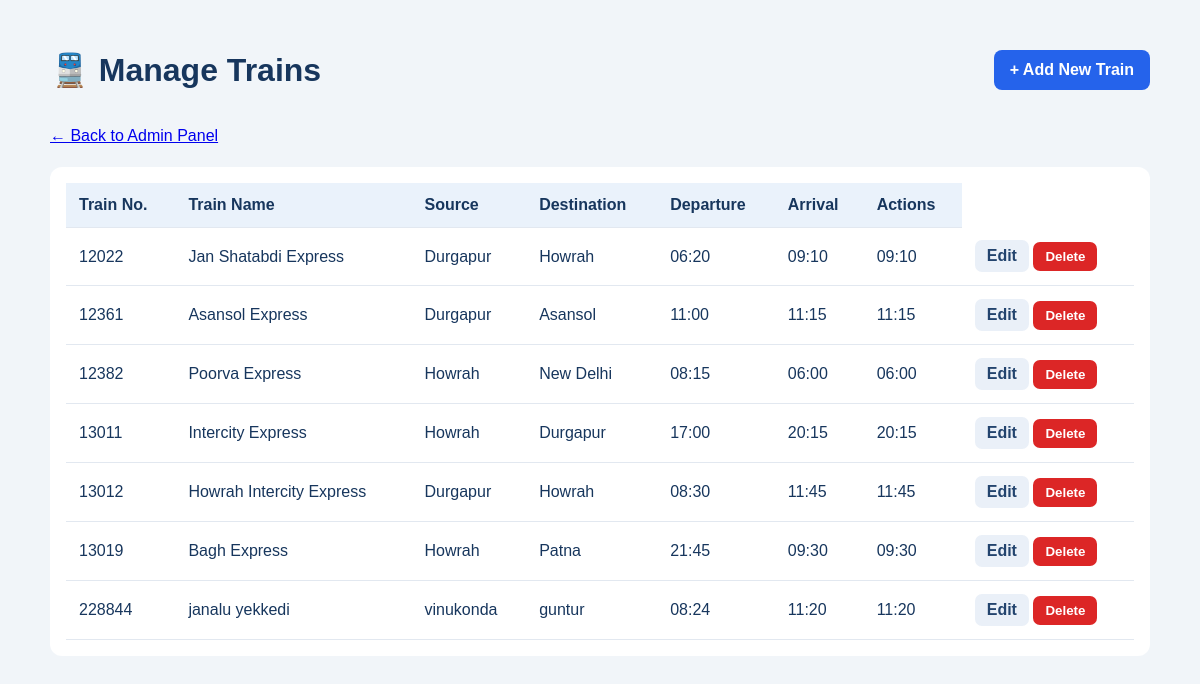
The app's page /admin/trains (signed in) with its own data.
### tables this page shows
CREATE TABLE trains (
                id INTEGER PRIMARY KEY AUTOINCREMENT,
                train_number TEXT NOT NULL UNIQUE,
                name TEXT NOT NULL,
                source TEXT NOT NULL,
                destination TEXT NOT NULL,
                departure_time TEXT NOT NULL,
                arrival_time TEXT NOT NULL
            , sleeper_seats INTEGER NOT NULL DEFAULT 0, ac3_seats INTEGER NOT NULL DEFAULT 0, ac2_seats INTEGER NOT NULL DEFAULT 0);

### app.py (the view)
@app.route("/admin/trains")
@admin_required
def admin_trains():
    with get_db_connection() as connection:
        trains = connection.execute("""
            SELECT id, train_number, name, source, destination,
                   departure_time, arrival_time
            FROM trains
            ORDER BY train_number
        """).fetchall()
    return render_template("admin_trains.html", trains=trains)

### app.py (called while the page is built)
def get_db_connection():
    connection = sqlite3.connect(DATABASE)
    connection.row_factory = sqlite3.Row
    connection.execute("PRAGMA foreign_keys = ON")
    return connection

@login_manager.user_loader
def load_user(user_id):
    with get_db_connection() as connection:
        row = connection.execute(
            "SELECT * FROM users WHERE id = ?",
            (user_id,)
        ).fetchone()
    if row is None:
        return None
    return User(
        row["id"],
        row["name"],
        row["email"],
        row["password_hash"]
    )

def admin_required(view):
    @wraps(view)
    @login_required
    def wrapped_view(*args, **kwargs):
        with get_db_connection() as connection:
            user = connection.execute(
                "SELECT role FROM users WHERE id = ?",
                (current_user.id,)
            ).fetchone()
        if user is None or user["role"] != "admin":
            abort(403)
        return view(*args, **kwargs)
    return wrapped_view

### templates/admin_trains.html (shortened to what this page needs)
<!DOCTYPE html>
<html lang="en">
<head>
</head>
<body>
<div class="container">
    <div class="header">
        <h1>🚆 Manage Trains</h1>
        <a class="button" href="{{ url_for('admin_train_new') }}">
            + Add New Train
        </a>
    </div>
    <p><a href="{{ url_for('admin_dashboard') }}">← Back to Admin Panel</a></p>
    <div class="table-wrap">
        <table>
            <thead>
                <tr>
                    <th>Train No.</th>
                    <th>Train Name</th>
                    <th>Source</th>
                    <th>Destination</th>
                    <th>Departure</th>
                    <th>Arrival</th>
                    <th>Actions</th>
                </tr>
            </thead>
            <tbody>
                {% for train in trains %}
                <tr>
                    <td>{{ train.train_number }}</td>
                    <td>{{ train.name }}</td>
                    <td>{{ train.source }}</td>
                    <td>{{ train.destination }}</td>
                    <td>{{ train.departure_time }}</td>
                    <td>{{ train.arrival_time }}</td>
                    <td>{{ train.arrival_time }}</td>
                    <td>
                        <a class="action-link"
                        href="{{ url_for('admin_train_edit', train_id=train.id) }}">
                            Edit
                        </a>
                        <form method="POST"
                            action="{{ url_for('admin_train_delete', train_id=train.id) }}"
                            style="display: inline;"
                            onsubmit="return confirm('Are you sure you want to delete this train?');">
                            <button type="submit" class="delete-button">
                                Delete
                            </button>
                        </form>
                    </td>
                </tr>
                {% else %}
                <tr>
                    <td colspan="6">No trains found.</td>
                </tr>
                {% endfor %}
            </tbody>
        </table>
    </div>
</div>
</body>
</html>

### templates/admin_trains.html (style rules this page uses)
body { font-family: Arial, sans-serif; background: #f1f5f9; color: #17365d; margin: 0; padding: 30px; }
.container { max-width: 1100px; margin: auto; }
.header { display: flex; justify-content: space-between; align-items: center; gap: 15px; flex-wrap: wrap; }
.button { display: inline-block; background: #2563eb; color: white; padding: 11px 16px; text-decoration: none; border-radius: 8px; font-weight: 600; }
.action-link { display: inline-block; background: #eaf0f8; color: #23446e; padding: 7px 12px; border-radius: 7px; text-decoration: none; font-weight: 600; }
.delete-button { display: inline-block; width: auto; margin: 0; padding: 7px 12px; background: #dc2626; color: white; border: none; border-radius: 7px; font-weight: 600; cursor: pointer; }
.table-wrap { overflow-x: auto; background: white; border-radius: 12px; margin-top: 22px; padding: 16px; }
table { width: 100%; border-collapse: collapse; min-width: 700px; }
th, td { padding: 13px; border-bottom: 1px solid #e2e8f0; text-align: left; }
th { background: #eaf2fb; }

### records on screen
trains: train_number "12022", name "Jan Shatabdi Express", source "Durgapur", destination "Howrah", departure_time "06:20", arrival_time "09:10"
trains: train_number "12361", name "Asansol Express", source "Durgapur", destination "Asansol", departure_time "11:00", arrival_time "11:15"
trains: train_number "12382", name "Poorva Express", source "Howrah", destination "New Delhi", departure_time "08:15", arrival_time "06:00"
trains: train_number "13011", name "Intercity Express", source "Howrah", destination "Durgapur", departure_time "17:00", arrival_time "20:15"
trains: train_number "13012", name "Howrah Intercity Express", source "Durgapur", destination "Howrah", departure_time "08:30", arrival_time "11:45"
trains: train_number "13019", name "Bagh Express", source "Howrah", destination "Patna", departure_time "21:45", arrival_time "09:30"
trains: train_number "228844", name "janalu yekkedi", source "vinukonda", destination "guntur", departure_time "08:24", arrival_time "11:20"
